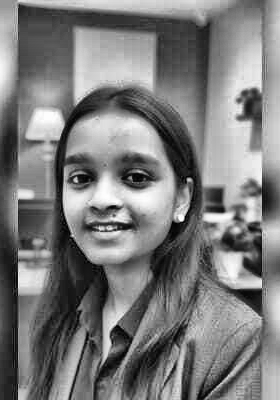
#> input picture data/source-prepped.png, 280 x 400 px, found by its file name
$ python make_ascii_svg.py
#> lines starting #> are read from the running program, lines starting #| are printed output that depends on the picture
import os
import cv2

RAMP = " .`:-=+*cs#%@"  # bright (sparse) -> dark (dense)

def image_to_ascii(img_path, width=65):
#> called with img_path = 'data/source-prepped.png', width = 65
    img = cv2.imread(img_path, cv2.IMREAD_GRAYSCALE)
#> img is the input picture: shape (400, 280); min 1, max 254, mean 123
    if img is None:
        return []

    h, w = img.shape
#> h = 400; w = 280
    aspect_ratio = h / w
#> aspect_ratio = 1.43
    new_height = int(width * aspect_ratio * 0.52)
#> new_height = 48
    resized = cv2.resize(img, (width, new_height))
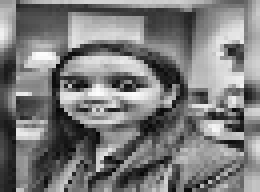
#> resized: shape (48, 65) (shown 4 times larger); min 3, max 253, mean 123.4

    ascii_rows = []
    ramp_len = len(RAMP)

    for row in resized:
        line = ""
        for pixel in row:
            idx = int((255 - pixel) / 255 * (ramp_len - 1))
            line += RAMP[idx]
        ascii_rows.append(line)
#> this loop made 48 passes
#> after the loop, ascii_rows = 48 items

    return ascii_rows

def make_ascii_svg():
    prepped_path = "data/source-prepped.png"
    if os.path.exists(prepped_path):
        ascii_lines = image_to_ascii(prepped_path, width=65)
#> ascii_lines = 48 items
    else:
        ascii_lines = [
            "               .---.              ",
            "              /     \\             ",
            "             |  O O  |            ",
            "             |   ^   |            ",
            "              \\  -  /             ",
            "               '---'              ",
            "          .---------------.       ",
            "         /  S N E H A L    \\      ",
            "        |  AI / ML ENGINEER |     ",
            "         \\_________________/      "
        ]

    width = 370
    height = 360

    line_svgs = []
    start_y = 50
    line_height = 11

    for idx, line in enumerate(ascii_lines):
        y = start_y + idx * line_height
        delay = round(idx * 0.03, 2)
        escaped_line = line.replace("&", "&amp;").replace("<", "&lt;").replace(">", "&gt;")

        line_html = f'''<g class="ascii-row" style="animation-delay: {delay}s;">
      <text x="15" y="{y}" class="ascii-text">{escaped_line}</text>
    </g>'''
        line_svgs.append(line_html)
#> this loop made 48 passes
#> (y, delay) on passes 1 to 12: (50, 0), (61, 0.03), (72, 0.06), (83, 0.09), (94, 0.12), (105, 0.15), (116, 0.18), (127, 0.21), (138, 0.24), (149, 0.27), (160, 0.3), (171, 0.33)
#> after the loop, line_svgs = 48 items

    lines_content = "\n    ".join(line_svgs)

    svg = f'''<svg xmlns="http://www.w3.org/2000/svg" viewBox="0 0 {width} {height}" width="{width}" height="{height}">
  <style>
    .bg {{ fill: #0d1117; stroke: #30363d; stroke-width: 1px; rx: 8px; }}
    .title-text {{ font-family: 'SFMono-Regular', Consolas, 'Liberation Mono', Menlo, monospace; font-size: 13px; font-weight: bold; fill: #8b949e; }}
    .ascii-text {{ font-family: 'SFMono-Regular', Consolas, 'Liberation Mono', Menlo, monospace; font-size: 9px; fill: #58a6ff; font-weight: bold; xml:space: preserve; }}
    .ascii-row {{
      opacity: 0;
      animation: typeRow 0.08s linear forwards;
    }}
    @keyframes typeRow {{
      to {{
        opacity: 1;
      }}
    }}
  </style>

  <rect width="{width}" height="{height}" class="bg" />

  <!-- Terminal Header Bar -->
  <circle cx="20" cy="20" r="6" fill="#ff5f56" />
  <circle cx="38" cy="20" r="6" fill="#ffbd2e" />
  <circle cx="56" cy="20" r="6" fill="#27c93f" />
  <text x="75" y="24" class="title-text">snehal@ascii: ~ (portrait)</text>
  <line x1="0" y1="36" x2="{width}" y2="36" stroke="#21262d" stroke-width="1" />

  <!-- Self-typing ASCII Rows -->
  {lines_content}
</svg>
'''

    with open("snehal-ascii.svg", "w", encoding="utf-8") as f:
        f.write(svg)

    print("Successfully updated snehal-ascii.svg!")

if __name__ == "__main__":
    make_ascii_svg()
